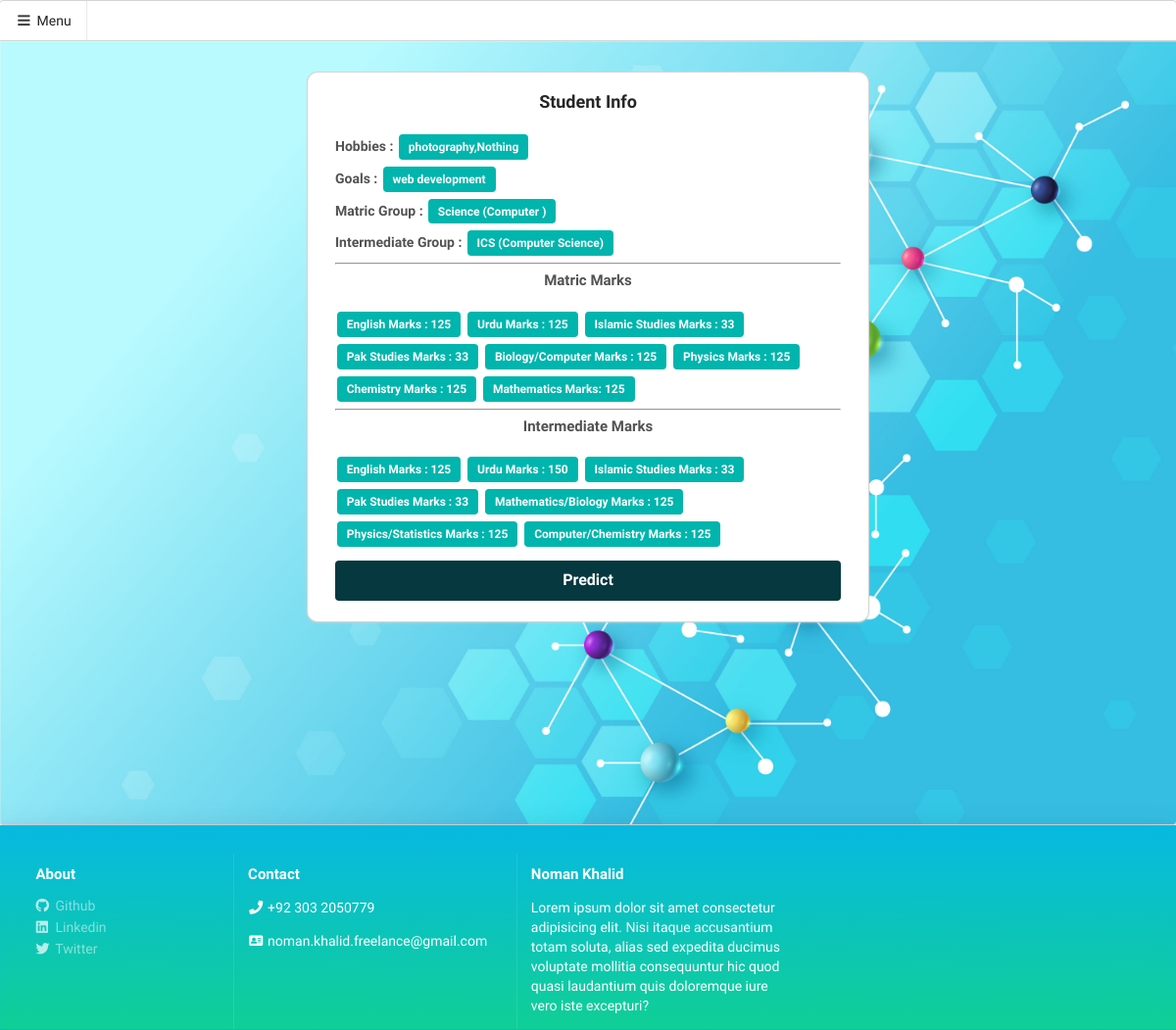
/show_student, run on the app's committed database.
### app.py (models this page shows, shortened)
class Student(db.Model):
    id = db.Column("id",db.Integer, primary_key=True)
    hobbies = db.Column("Hobbies",db.Text)
    goals = db.Column("Goals",db.Text)
    income = db.Column("Income",db.Integer)
    m_group = db.Column("M-Group",db.Text)
    m_english_marks = db.Column("M-English Marks",db.Integer)
    m_urdu_marks = db.Column("M-Urdu Marks",db.Integer)
    m_islamic_studies_marks = db.Column("M-Islamic Studies Marks",db.Integer)
    m_pak_studies_marks = db.Column("M-Pak Studies Marks",db.Integer)
    m_bio_comp_marks = db.Column("M-Bio/Comp Marks",db.Integer)
    m_physics_marks = db.Column("M-Physics Markss",db.Integer)
    m_chemistry_marks = db.Column("M-Chemistry Marks",db.Integer)
    m_mathematics_marks = db.Column("M-Mathematics Marks",db.Integer)
    i_group = db.Column("I-Group",db.Text)
    i_english_marks = db.Column("I-English Marks",db.Integer)
    i_urdu_marks = db.Column("I-Urdu Marks",db.Integer)
    i_islamic_studies_marks = db.Column("I-Islamic Studies Marks",db.Integer)
    i_pak_studies_marks = db.Column("I-Pak Studies Marks",db.Integer)
    i_math_bio_marks = db.Column("I-Math/Bio",db.Integer)
    i_physics_statistics_marks = db.Column("I-Physics/Statistics",db.Integer)
    i_comp_chem_marks = db.Column("I-Comp/Chem",db.Integer)
    program = db.Column("program",db.Text)
    feedback = db.relationship("Feedback", uselist=False, backref="student")
    user_id = db.Column(db.Integer, db.ForeignKey('user.id'))

### app.py (the view)
@app.route('/show_student')
def show_student():
  student = Student.query.order_by(Student.id.desc()).first()
  return render_template('student/show.html', student = student)

### templates/student/show.html
{% extends 'layout.html' %} {% block title %} Show Student {% endblock %} {% block content %}
<div class="row">
  <div class="eight wide column">
    <div class="ui card" style="padding: 0.5rem 1rem">
      <div class="content">
        <div class="ui header center aligned">Student Info</div>
        <div class="description">
          <div>
            <strong> Hobbies : </strong>
            <div class="ui teal label">{{ student.hobbies }}</div>
          </div>
          <div>
            <strong> Goals :</strong>
            <div class="ui teal label">{{ student.goals }}</div>
          </div>
          <div>
            <strong>Matric Group :</strong>
            <div class="ui teal label">{{ student.m_group }}</div>
          </div>
          <div>
            <strong>Intermediate Group :</strong>
            <div class="ui teal label">{{ student.i_group }}</div>
          </div>
          <hr />
          <div>
            <div>
              <h4 class="ui center aligned">Matric Marks</h4>
              <div class="ui teal label">
                <strong>English Marks :</strong>
                {{ student.m_english_marks }}
              </div>
              <div class="ui teal label">
                <strong>Urdu Marks :</strong> {{ student.m_urdu_marks }}
              </div>
              <div class="ui teal label">
                <strong>Islamic Studies Marks :</strong> {{ student.m_islamic_studies_marks }}
              </div>
              <div class="ui teal label">
                <strong>Pak Studies Marks :</strong> {{ student.m_pak_studies_marks }}
              </div>
              <div class="ui teal label">
                <strong>Biology/Computer Marks :</strong> {{ student.m_bio_comp_marks }}
              </div>
              <div class="ui teal label">
                <strong>Physics Marks :</strong> {{ student.m_physics_marks }}
              </div>
              <div class="ui teal label">
                <strong>Chemistry Marks :</strong> {{ student.m_chemistry_marks }}
              </div>
              <div class="ui teal label">
                <strong>Mathematics Marks:</strong> {{ student.m_mathematics_marks }}
              </div>
            </div>
            <hr />
            <div>
              <h4 class="ui center aligned">Intermediate Marks</h4>
              <div class="ui teal label">
                <strong>English Marks :</strong> {{ student.i_english_marks }}
              </div>
              <div class="ui teal label">
                <strong>Urdu Marks :</strong> {{ student.i_urdu_marks }}
              </div>
              <div class="ui teal label">
                <strong>Islamic Studies Marks :</strong> {{ student.i_islamic_studies_marks }}
              </div>
              <div class="ui teal label">
                <strong>Pak Studies Marks :</strong> {{ student.i_pak_studies_marks }}
              </div>
              <div class="ui teal label">
                <strong>Mathematics/Biology Marks :</strong> {{ student.i_math_bio_marks }}
              </div>
              <div class="ui teal label">
                <strong>Physics/Statistics Marks :</strong> {{ student.i_physics_statistics_marks }}
              </div>
              <div class="ui teal label">
                <strong>Computer/Chemistry Marks :</strong> {{ student.i_comp_chem_marks }}
              </div>
            </div>
          </div>
          <div style="margin-top: 1rem">
            <a
              class="ui large button predict-button"
              href="{{ url_for('predict') }}"
              style="width: 100%"
              >Predict</a
            >
          </div>
        </div>
      </div>
    </div>
  </div>
</div>
{% endblock %}

### static/css/style.css (style rules this page uses)
.ui { font-family: "Balsamiq Sans", cursive !important; }
.ui.card { width: 100% !important; border-radius: 10px !important; }
.ui.label { margin-top: 0.5rem; }
.predict-button { background-color: #06383f !important; color: white !important; }

### data on the page
Student: hobbies "photography,Nothing", goals "web development", m_group "Science (Computer )", i_group "ICS (Computer Science)", m_english_marks "125", m_urdu_marks "125", m_islamic_studies_marks "33", m_pak_studies_marks "33", m_bio_comp_marks "125", m_physics_marks "125", m_chemistry_marks "125", m_mathematics_marks "125", i_english_marks "125", i_urdu_marks "150", i_islamic_studies_marks "33", i_pak_studies_marks "33", i_math_bio_marks "125", i_physics_statistics_marks "125", i_comp_chem_marks "125"
